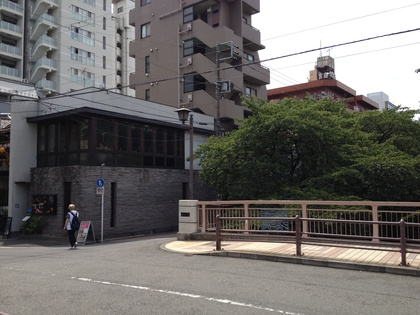
%> input picture ANAP-master/ANAP-master/Stitch_Dataset/street_01.jpg, 420 x 315 px, shrunk from 3264 x 2448 before the run
$ octave testANAP.m   (GNU Octave 9; MATLAB toolbox functions it lacks are replaced by stand-ins)
%> lines starting %> are read from the running program, lines starting %| are printed output that depends on the picture
run('C:/Users/ww/Desktop/panorama/code/cvpr14_SPHP_code/vlfeat-0.9.14/toolbox/vl_setup')
%> (this line was passed over: vl_setup is not available in this run)
addpath('mexfiles');
addpath('modelspecific');

img0=imread('Stitch_Dataset/street_01.jpg');
%> img0 is the input picture: size 315x420x3 uint8; mean R, G, B 109.4, 107, 104.5
img1 = imread('Stitch_Dataset/temple_1.jpg');
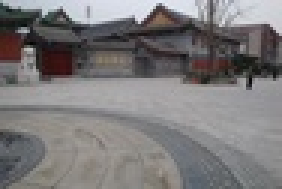
%> input picture ANAP-master/ANAP-master/Stitch_Dataset/temple_1.jpg, 94 x 63 px, shrunk from 730 x 487 before the run (shown 3 times larger)
%> img1 is the input picture: size 63x94x3 uint8; mean R, G, B 123.8, 121.4, 122.2
img2 = imread('Stitch_Dataset/temple_2.jpg');
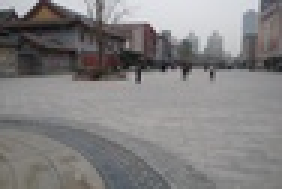
%> input picture ANAP-master/ANAP-master/Stitch_Dataset/temple_2.jpg, 94 x 63 px, shrunk from 730 x 487 before the run (shown 3 times larger)
%> img2 is the input picture: size 63x94x3 uint8; mean R, G, B 129.7, 128, 128.3

%% Feature detection using SIFT and matching


global fitfn resfn degenfn
fitfn = 'homography_fit';
resfn = 'homography_res';
degenfn = 'homography_degen';


%> (the run ends here)
